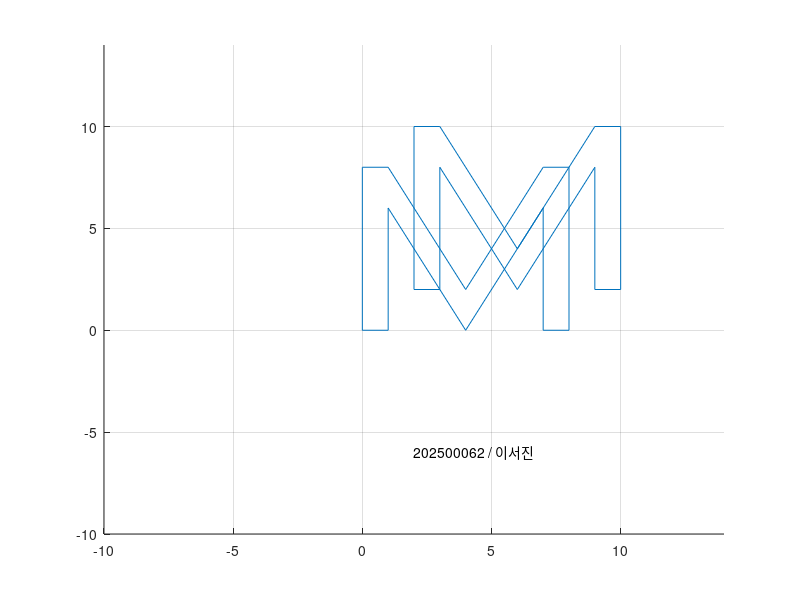

MATLAB code to generate this figure:
x=[0 1 1 4 7 7 8 8 7 4 1 0 0;
   0 0 6 0 6 0 0 8 8 2 8 8 0;
   1 1 1 1 1 1 1 1 1 1 1 1 1];

% x1축을 따라 2만큼 평행이동. x1 + 2x3 (x3=1)
% x2축을 따라 2만큼 평행이동. x2 + 2x3 (x3=1)
A=[1 0 2; 0 1 2; 0 0 1];
y=A*x;
line(x(1,:), x(2,:)); % 원본
line(y(1,:), y(2,:));
axis([-10 14 -10 14]);
grid on;
text(2, -6, '202500062 / 이서진')
